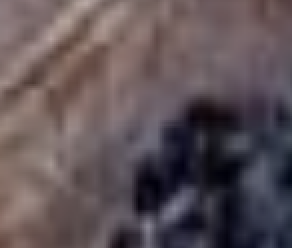
#> input picture pic3.png, 146 x 124 px (shown 2 times larger)
$ python small.py
#> lines starting #> are read from the running program, lines starting #| are printed output that depends on the picture
import cv2
import numpy as np
import matplotlib.pyplot as plt
from mpl_toolkits.mplot3d import Axes3D

def hex_to_rgb(hex_color):
    hex_color = hex_color.lstrip('#')
    return np.array([int(hex_color[i:i+2], 16) for i in (0, 2, 4)])

def lighten_color(color, factor=0.5):
    white = np.array([1.0, 1.0, 1.0])
    return color + (white - color) * factor

file_path = 'pic3.png'
image = cv2.imread(file_path)
#> image is the input picture: shape (124, 146, 3); mean B, G, R 86.3, 82, 94.4
image = image[0:5,0:5,:]
height, width, _ = image.shape
#> height = 5; width = 5

blue, green, red = cv2.split(image)
#> blue = [[120, 119, 119, 119, 117], [122, 121, 121, 120, 118], [124, 123, 122, 121, 119], [124, 124, 123, 122, 119], [125, 124, 123, 122, 119]]; green = [[117, 117, 117, 116, 115], [119, 119, 119, 118, 116], [121, 120, 120, 119, 117], [122, 121, 120, 120, 117], [123, 122, 121, 120, 117]]; red = [[134, 134, 134, 134, 133], [136, 136, 137, 137, 135], [138, 138, 138, 138, 136], [139, 139, 139, 139, 136], [139, 139, 139, 139, 136]]

fig = plt.figure()
ax = fig.add_subplot(111, projection='3d')

x, y = np.meshgrid(range(width), range(height))

start_color_blue = hex_to_rgb('#0000FF') / 255.0
middle_color_green = hex_to_rgb('#00FF00') / 255.0
end_color_red = hex_to_rgb('#FF0000') / 255.0
N = 20

colors_blue_to_green = np.linspace(start_color_blue, middle_color_green, N//2)
colors_green_to_red = np.linspace(middle_color_green, end_color_red, N//2)

colors = np.vstack((colors_blue_to_green, colors_green_to_red))
#lightened_colors = np.array([lighten_color(c, factor=0.7) for c in colors])
lightened_colors = colors

for i, c in enumerate(lightened_colors):
    pos = i * (-1)
    fc = np.dstack([c[0] * blue, c[1] * green, c[2] * red]) / 255.0
    ax.plot_surface(x+i*3, y+i, np.full_like(x, pos), rstride=1, cstride=1, facecolors=fc, shade=False)

ax.view_init(elev=110, azim=-90)
ax.set_axis_off()

plt.savefig('band.png', transparent=True)
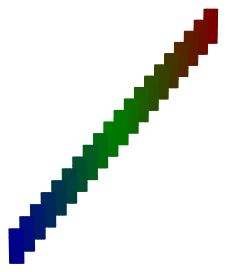
#> figure drawn by matplotlib, 1 panel
#plt.show()

$ run again, with pic2.png copied over pic3.png
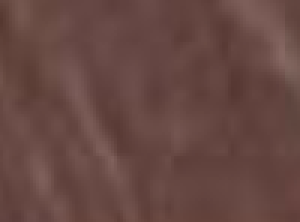
#> input picture pic2.png, 100 x 74 px (shown 3 times larger)
#> image is the input picture: shape (74, 100, 3); mean B, G, R 66.8, 71.9, 102.7
#> blue = [[63, 64, 65, 69, 72], [59, 61, 63, 67, 71], [56, 58, 61, 67, 71], [54, 56, 60, 66, 71], [51, 55, 59, 65, 70]]; green = [[70, 72, 73, 77, 80], [67, 69, 71, 75, 79], [64, 66, 69, 75, 79], [62, 64, 68, 74, 79], [59, 63, 67, 73, 78]]; red = [[100, 102, 103, 107, 110], [97, 99, 101, 105, 109], [94, 96, 99, 105, 109], [92, 94, 98, 104, 109], [89, 93, 97, 103, 108]]
#> `plt.savefig('band.png', transparent=True)`:
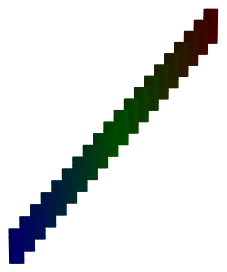
#> figure drawn by matplotlib, 1 panel
